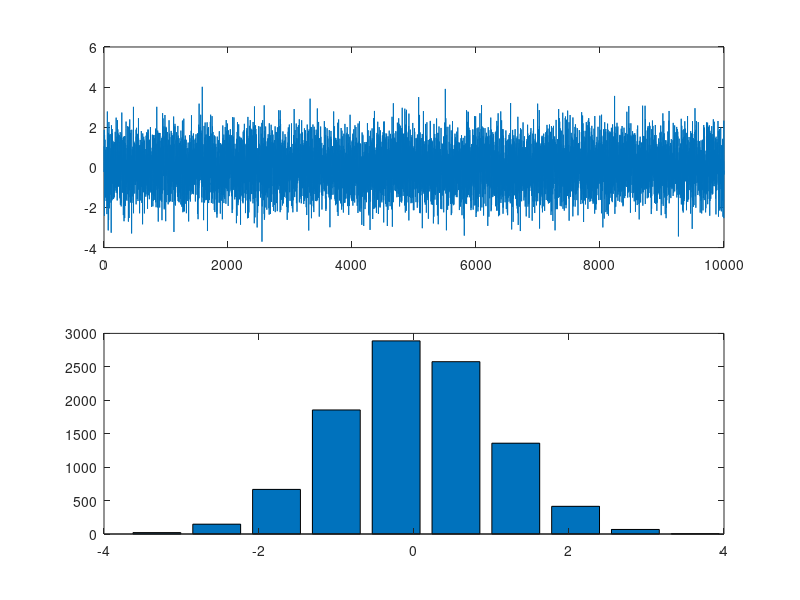

Write MATLAB code to recreate this figure.
%Histogram of rand function
clc
clear all
close all
x=randn(10000,1);
[p,q]=hist(x,10);
subplot(2,1,1),plot(x),
subplot(2,1,2),bar(q,p) %Plotting the histogram